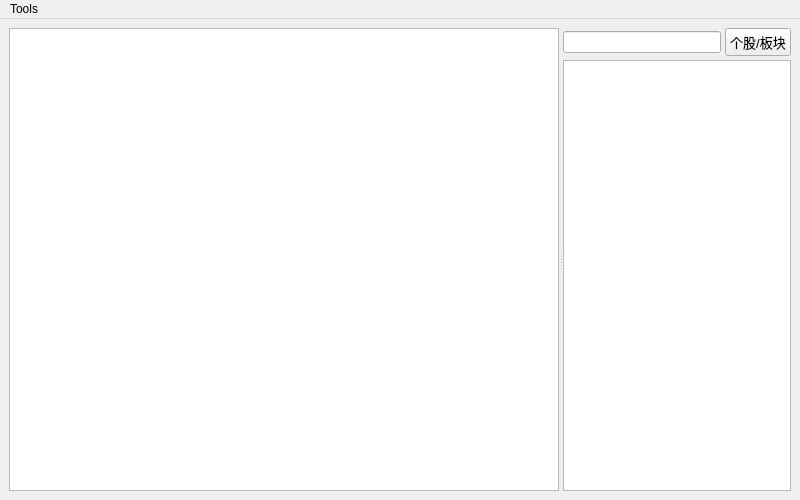
<?xml version="1.0" encoding="UTF-8"?>
<ui version="4.0">
 <class>MainWindow</class>
 <widget class="QMainWindow" name="MainWindow">
  <property name="geometry">
   <rect>
    <x>0</x>
    <y>0</y>
    <width>800</width>
    <height>500</height>
   </rect>
  </property>
  <property name="windowTitle">
   <string>CapitalData</string>
  </property>
  <property name="windowIcon">
   <iconset>
    <normaloff>simplistica/png/64x64/user.png</normaloff>simplistica/png/64x64/user.png</iconset>
  </property>
  <property name="autoFillBackground">
   <bool>false</bool>
  </property>
  <widget class="QWidget" name="centralwidget">
   <property name="sizePolicy">
    <sizepolicy hsizetype="Expanding" vsizetype="Expanding">
     <horstretch>0</horstretch>
     <verstretch>0</verstretch>
    </sizepolicy>
   </property>
   <layout class="QHBoxLayout" name="horizontalLayout">
    <item>
     <widget class="QSplitter" name="splitter">
      <property name="orientation">
       <enum>Qt::Horizontal</enum>
      </property>
      <widget class="QWidget" name="widget" native="true">
       <property name="sizePolicy">
        <sizepolicy hsizetype="Preferred" vsizetype="Preferred">
         <horstretch>0</horstretch>
         <verstretch>0</verstretch>
        </sizepolicy>
       </property>
       <property name="minimumSize">
        <size>
         <width>0</width>
         <height>0</height>
        </size>
       </property>
       <layout class="QVBoxLayout" name="verticalLayout">
        <property name="leftMargin">
         <number>0</number>
        </property>
        <property name="topMargin">
         <number>0</number>
        </property>
        <property name="rightMargin">
         <number>0</number>
        </property>
        <property name="bottomMargin">
         <number>0</number>
        </property>
        <item>
         <widget class="GraphicsLayoutWidget" name="graphicsView">
          <property name="minimumSize">
           <size>
            <width>550</width>
            <height>0</height>
           </size>
          </property>
         </widget>
        </item>
       </layout>
      </widget>
      <widget class="QWidget" name="widget_2" native="true">
       <layout class="QGridLayout" name="gridLayout">
        <property name="leftMargin">
         <number>0</number>
        </property>
        <property name="topMargin">
         <number>0</number>
        </property>
        <property name="rightMargin">
         <number>0</number>
        </property>
        <property name="bottomMargin">
         <number>0</number>
        </property>
        <property name="spacing">
         <number>4</number>
        </property>
        <item row="0" column="0">
         <widget class="QLineEdit" name="lineEditSticker">
          <property name="sizePolicy">
           <sizepolicy hsizetype="Preferred" vsizetype="Fixed">
            <horstretch>0</horstretch>
            <verstretch>0</verstretch>
           </sizepolicy>
          </property>
          <property name="minimumSize">
           <size>
            <width>50</width>
            <height>0</height>
           </size>
          </property>
         </widget>
        </item>
        <item row="0" column="1">
         <widget class="QPushButton" name="buttonSwitch">
          <property name="sizePolicy">
           <sizepolicy hsizetype="Fixed" vsizetype="Fixed">
            <horstretch>0</horstretch>
            <verstretch>0</verstretch>
           </sizepolicy>
          </property>
          <property name="minimumSize">
           <size>
            <width>50</width>
            <height>0</height>
           </size>
          </property>
          <property name="font">
           <font>
            <pointsize>10</pointsize>
           </font>
          </property>
          <property name="layoutDirection">
           <enum>Qt::LeftToRight</enum>
          </property>
          <property name="text">
           <string>个股/板块</string>
          </property>
         </widget>
        </item>
        <item row="1" column="0" colspan="2">
         <widget class="QTableView" name="tableView">
          <property name="sizePolicy">
           <sizepolicy hsizetype="Preferred" vsizetype="Expanding">
            <horstretch>0</horstretch>
            <verstretch>0</verstretch>
           </sizepolicy>
          </property>
         </widget>
        </item>
       </layout>
      </widget>
     </widget>
    </item>
   </layout>
  </widget>
  <widget class="QMenuBar" name="menuBar">
   <property name="geometry">
    <rect>
     <x>0</x>
     <y>0</y>
     <width>800</width>
     <height>21</height>
    </rect>
   </property>
   <widget class="QMenu" name="menuTools">
    <property name="title">
     <string>Tools</string>
    </property>
    <addaction name="actionCollect"/>
    <addaction name="actionAutoFix"/>
    <addaction name="actionOpen"/>
    <addaction name="actionDlSave"/>
   </widget>
   <addaction name="menuTools"/>
  </widget>
  <action name="actionCollect">
   <property name="text">
    <string>Collect Data</string>
   </property>
  </action>
  <action name="actionDlSave">
   <property name="text">
    <string>DL_SAVE</string>
   </property>
  </action>
  <action name="actionStickers">
   <property name="text">
    <string>Refresh Stickers</string>
   </property>
  </action>
  <action name="actionOpen">
   <property name="text">
    <string>Open File</string>
   </property>
  </action>
  <action name="actionAutoFix">
   <property name="text">
    <string>AutoFix</string>
   </property>
  </action>
 </widget>
 <customwidgets>
  <customwidget>
   <class>GraphicsLayoutWidget</class>
   <extends>QGraphicsView</extends>
   <header>pyqtgraph</header>
  </customwidget>
 </customwidgets>
 <resources/>
 <connections/>
</ui>
